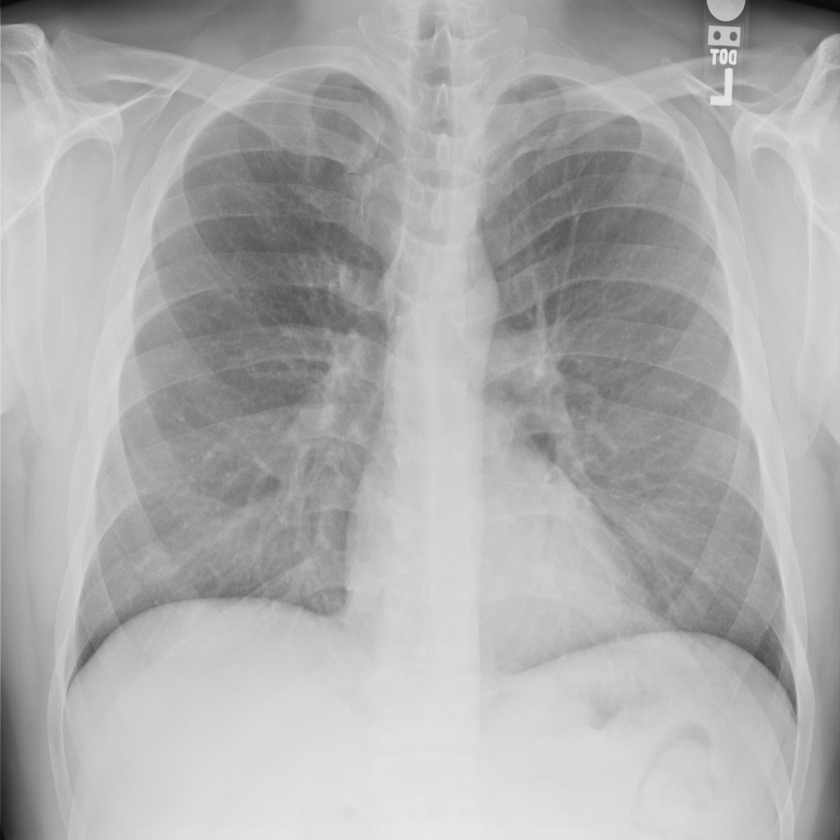
#> input picture Filters & Image_Enhancement/Enhancement/sample images/Chest_RX_bright.png, 840 x 840 px, shrunk from 1024 x 1024 before the run, found by its file name
$ python gamma_correction.py
#> lines starting #> are read from the running program, lines starting #| are printed output that depends on the picture
### Filters & Image_Enhancement/Enhancement/plot_tools.py
from skimage import exposure
from skimage import img_as_float
import matplotlib.pyplot as plt

def plot_img_and_hist(image, axes, bins=256, printCDF=False):
    """Plot an image along with its histogram and cumulative histogram.

    """
    image = img_as_float(image)
    ax_img, ax_hist = axes

    # Display image
    ax_img.imshow(image, cmap=plt.cm.gray)
    ax_img.set_axis_off()

    # Display histogram
    ax_hist.hist(image.ravel(), bins=bins, histtype='step', color='black')
    ax_hist.ticklabel_format(axis='y', style='scientific', scilimits=(0, 0))
    ax_hist.set_xlabel('Pixel intensity')
    ax_hist.set_xlim(0, 1)
    ax_hist.set_yticks([])

    # Display cumulative distribution
    if printCDF:
        ax_cdf = ax_hist.twinx()
        img_cdf, bins = exposure.cumulative_distribution(image, bins)
        ax_cdf.plot(bins, img_cdf, 'r')
        ax_cdf.set_yticks([])
        return ax_img, ax_hist, ax_cdf
    else:
        return ax_img, ax_hist

### Filters & Image_Enhancement/Enhancement/gamma_correction.py
import numpy as np
from skimage import io
import plot_tools as plt_hist
import matplotlib.pyplot as plt

# Load and normalize image
img = img = io.imread('Chest_RX_bright.png',as_gray=True)
#> img is the input picture: shape (840, 840); min 10, max 233, mean 172.8
img = img/np.max(img)
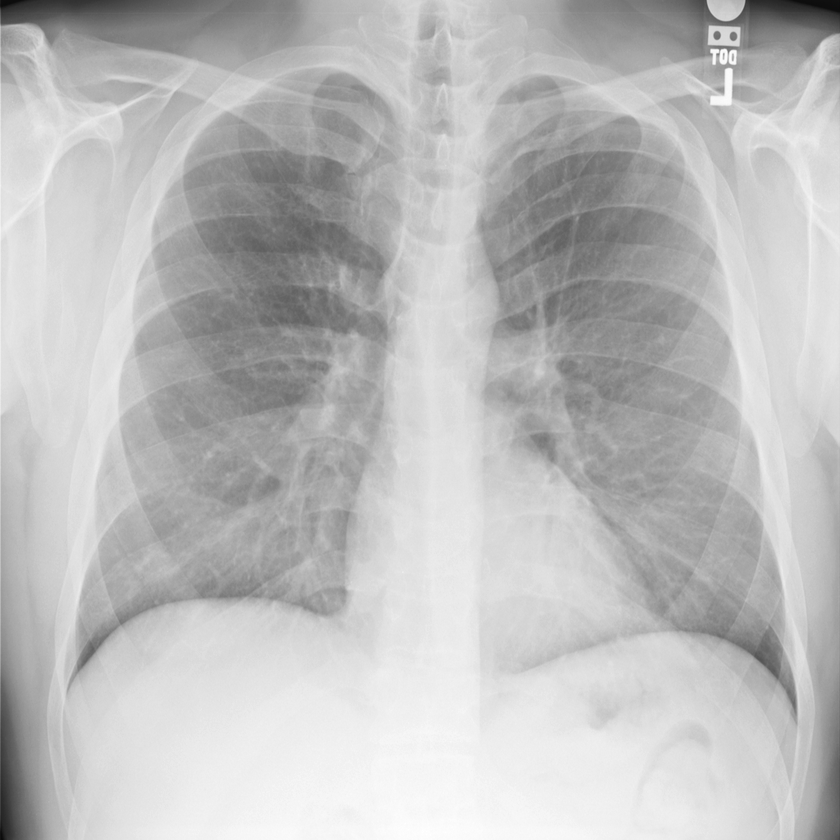
#> img: shape (840, 840) float64; min 0.0429, max 1, mean 0.742

# gamma is initialized
gamma = 2

# gamma-correction exponent is computed
img_log = np.log(img)*gamma
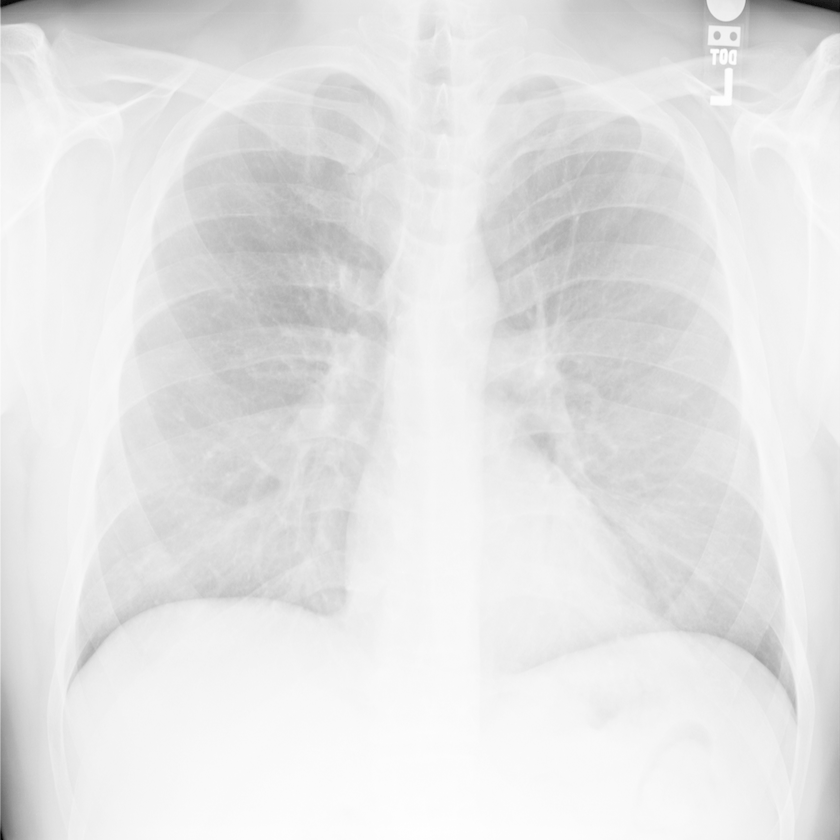
#> img_log: shape (840, 840) float64; min -6.3, max 0, mean -0.645; drawn with min black and max white

# gamma-correction is performed
img_gamma_corrected = np.exp(img_log)
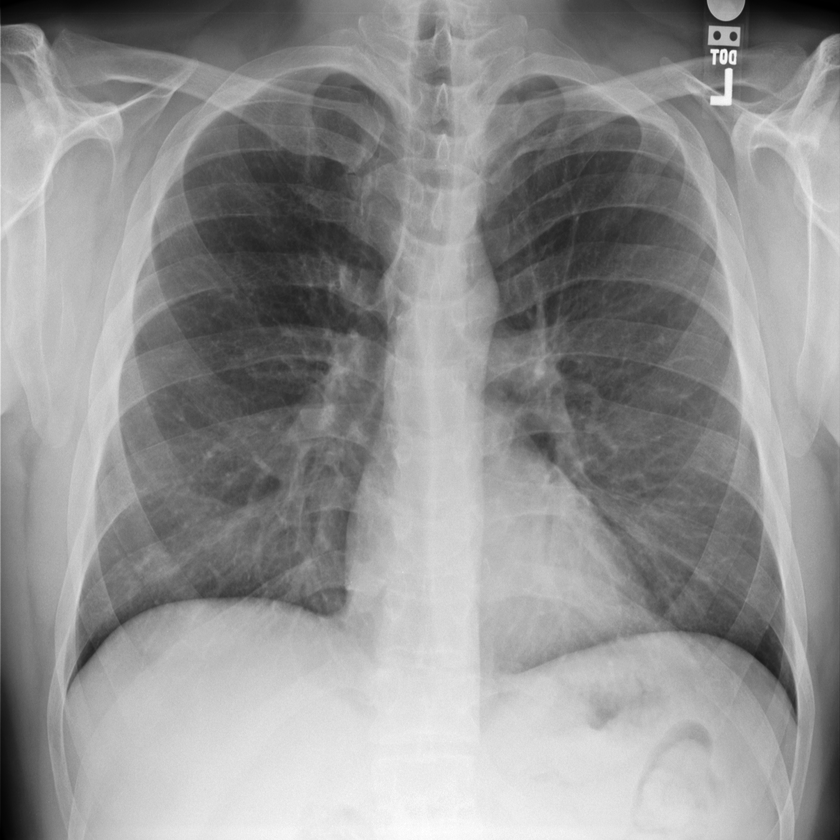
#> img_gamma_corrected: shape (840, 840) float64; min 0.00184, max 1, mean 0.572

# Display results
fig = plt.figure(figsize=(8, 5))
axes = np.zeros((2, 2), dtype=np.object)
axes[0, 0] = fig.add_subplot(2, 2, 1)
for i in range(1, 2):
    axes[0, i] = fig.add_subplot(2, 2, 1+i, sharex=axes[0,0], sharey=axes[0,0])
for i in range(0, 2):
    axes[1, i] = fig.add_subplot(2, 2, 3+i)

ax_img, ax_hist = plt_hist.plot_img_and_hist(img, axes[:, 0])
ax_img.set_title('Low contrast bright image')

y_min, y_max = ax_hist.get_ylim()
#> y_min = 0; y_max = 12622
ax_hist.set_ylabel('Number of pixels')
ax_hist.set_yticks(np.linspace(0, y_max, 5))

ax_img, ax_hist = plt_hist.plot_img_and_hist(img_gamma_corrected, axes[:, 1])
ax_img.set_title('Gamma correction')

# prevent overlap of y-axis labels
fig.tight_layout()
plt.show()
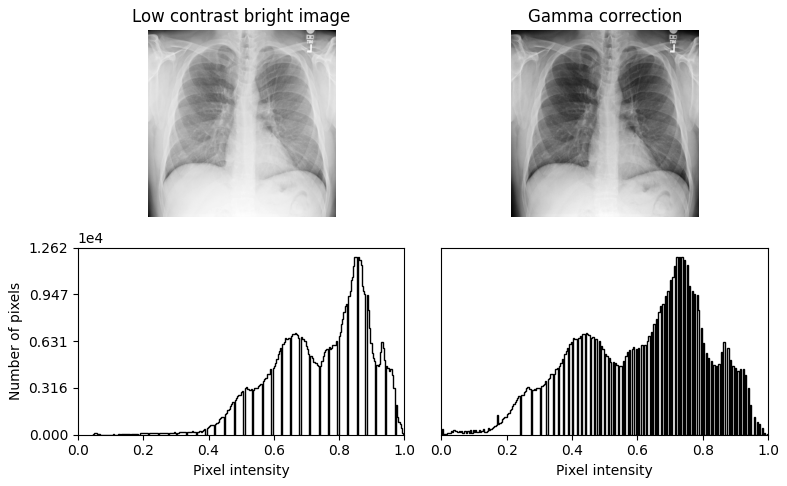
#> figure drawn by matplotlib, 4 panels
